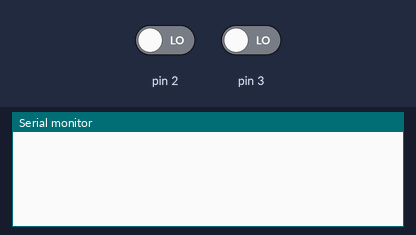
Recording of a sketch running on a simulated Arduino Uno, built with avr-gcc and run on an emulated ATmega328P. Parts: the last lines printed to the serial monitor. Inputs (shaded band) come from the test bench; at power-on: pin 2 LOW, pin 3 LOW.

Above: at 1.2 s.
1.3 s: pin 2 driven HIGH
At 1.7 s:
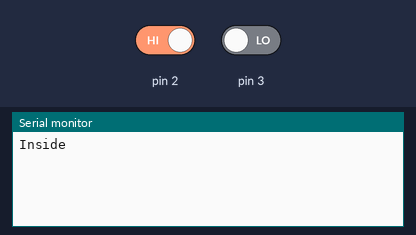
2.8 s: pin 3 driven HIGH
At 4.0 s:
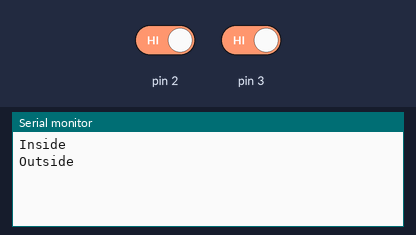

The sketch:

Arduino_AttachInterrupt.ino
```cpp
const int PIN_INSIDE = 0;
const int PIN_OUTSIDE = 1;

void setup(){
  Serial.begin(9600);
  attachInterrupt(PIN_INSIDE, insideChange, CHANGE);
  attachInterrupt(PIN_OUTSIDE, outsideChange, CHANGE);
}

void loop(){

}

void insideChange(){
  Serial.println("Inside");
}

void outsideChange(){
  Serial.println("Outside");
}
```

Measured:
- after the input at 1.3 s, the serial monitor: prints a new line at once (image 1)
- after the input at 2.8 s, the serial monitor: prints a new line at once (image 2)
